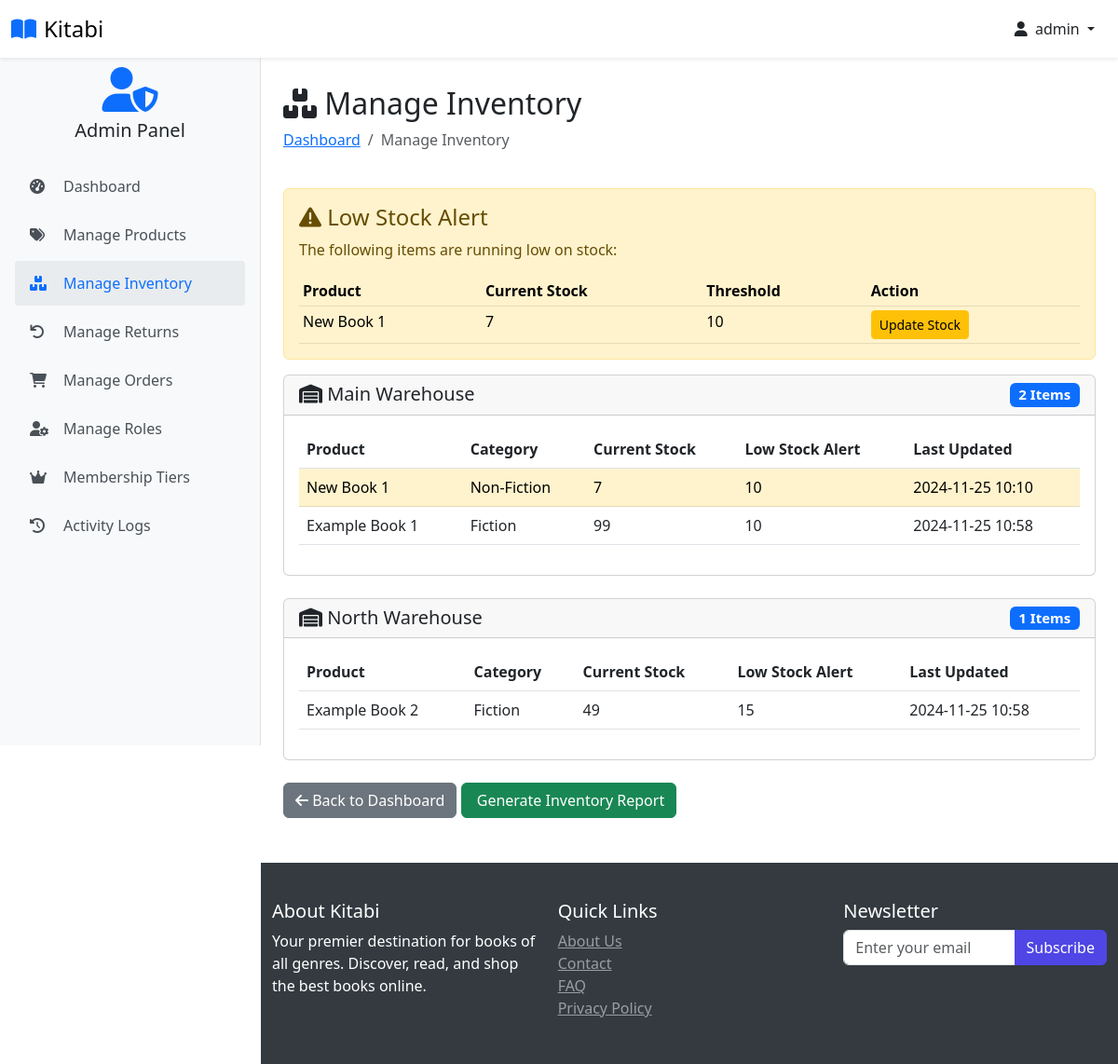
Before: /inventory-management (signed in) with the older database file.
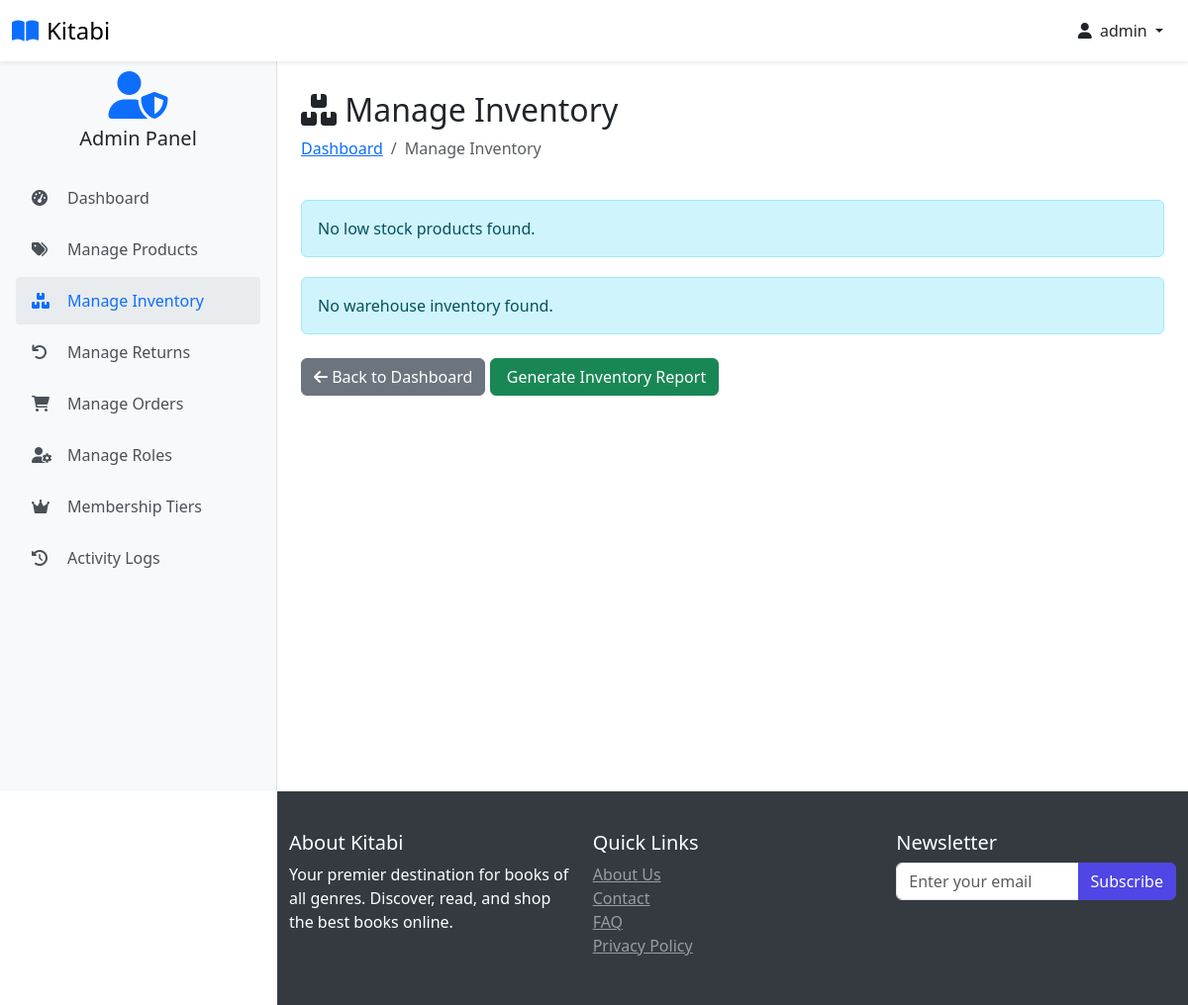
After: the same page with the newer database file.
### website/models.py (models this page shows, shortened)
class Product(db.Model):
    id = db.Column(db.Integer, primary_key=True)
    product_name = db.Column(db.String(100), nullable=False)
    author = db.Column(db.String(100), nullable=False)
    rating = db.Column(db.Float, nullable=False)
    current_price = db.Column(db.Float, nullable=False)
    in_stock = db.Column(db.Integer, nullable=False)
    low_stock_threshold = db.Column(db.Integer, default=10)
    warehouse_location = db.Column(db.String(100), nullable=False, default='Main Warehouse')
    promotion_percentage = db.Column(db.Integer, default=0)
    discounted_price = db.Column(db.Float, nullable=True)
    product_picture = db.Column(db.String(1000), nullable=False)
    flash_sale = db.Column(db.Boolean, default=False)
    date_added = db.Column(db.DateTime, default=datetime.utcnow)
    category_id = db.Column(db.Integer, db.ForeignKey('category.id'), nullable=False)
    subcategory_id = db.Column(db.Integer, db.ForeignKey('sub_category.id'), nullable=False)
    last_stock_update = db.Column(db.DateTime, default=datetime.utcnow)
    returns = db.relationship('Return', foreign_keys='Return.product_link', back_populates='product', lazy=True)
    carts = db.relationship('Cart', back_populates='product', lazy=True)
    orders = db.relationship('Order', back_populates='product', lazy=True)
    stock_history = db.relationship('StockHistory', back_populates='product', lazy=True)
    category = db.relationship('Category', back_populates='products')
    subcategory = db.relationship('SubCategory', back_populates='products')

class Category(db.Model):
    id = db.Column(db.Integer, primary_key=True)
    name = db.Column(db.String(100), nullable=False, unique=True)
    products = db.relationship('Product', back_populates='category', lazy=True)
    subcategories = db.relationship('SubCategory', back_populates='category', lazy=True)

### website/admin.py (the view)
@admin.route('/inventory-management')
@require_role('Super Admin', 'Product Manager')
def inventory_management():
    try:
        products = Product.query.options(
            joinedload(Product.category)
        ).all()
        print(f"Found {len(products)} products")  # Debug print
        low_stock_products = Product.query.filter(
            Product.in_stock <= Product.low_stock_threshold
        ).options(
            joinedload(Product.category)
        ).all()
        print(f"Found {len(low_stock_products)} low stock products")  # Debug print
        warehouse_inventory = {}
        for product in products:
            warehouse_location = product.warehouse_location or 'Main Warehouse'
            if warehouse_location not in warehouse_inventory:
                warehouse_inventory[warehouse_location] = []
            warehouse_inventory[warehouse_location].append(product)
        print(f"Warehouse inventory: {warehouse_inventory.keys()}")  # Debug print
        for warehouse, items in warehouse_inventory.items():
            print(f"Warehouse {warehouse}: {len(items)} items")  # Debug print
        for product in products[:1]:  # Check first product as example
            print(f"""
            Product debug info:
            - Name: {product.product_name}
            - Stock: {product.in_stock}
            - Threshold: {product.low_stock_threshold}
            - Warehouse: {product.warehouse_location}
            - Category: {product.category.name if product.category else 'No category'}
            - Last Update: {product.last_stock_update}
            """)
        return render_template(
            'inventory_management.html',
            products=products,
            low_stock_products=low_stock_products,
            warehouse_inventory=warehouse_inventory
        )
    except Exception as e:
        print(f"Error in inventory management: {str(e)}")  # Debug print
        flash('Error loading inventory management page', 'error')
        return redirect(url_for('admin.admin_page'))

### website/jwt_utils.py (called while the page is built)
def decode_token(token):
    try:
        payload = jwt.decode(token, current_app.config['SECRET_KEY'], algorithms=['HS256'])
        return payload
    except jwt.ExpiredSignatureError:
        return jsonify({'error': 'Token has expired'}), 401
    except jwt.InvalidTokenError:
        return jsonify({'error': 'Invalid token'}), 401

### website/models.py (called while the page is built)
    @property
    def is_admin(self):
        return self.is_admin_val or any(
            role.name in ['Super Admin', 'Product Manager', 'Order Manager']
            for role in self.roles
        )

    def has_permission(self, permission):
        for role in self.roles:
            if permission in (role.permissions or []):
                return True
        return False

### website/templates/inventory_management.html (shortened to what the changed rows need)
{% extends 'base.html' %}
{% block body %}
 <div class="container pt-2">
    <div class="row mb-4">
        <div class="col">
            <h2><i class="fas fa-boxes"></i> Manage Inventory</h2>
        </div>
    </div>
    {% if low_stock_products %}
    <div class="alert alert-warning" role="alert">
        <h4 class="alert-heading"><i class="fas fa-exclamation-triangle"></i> Low Stock Alert</h4>
        <p>The following items are running low on stock:</p>
        <div class="table-responsive">
            <table class="table table-warning table-sm mb-0">
                <thead>
                    <tr>
                        <th>Product</th>
                        <th>Current Stock</th>
                        <th>Threshold</th>
                        <th>Action</th>
                    </tr>
                </thead>
                <tbody>
                    {% for product in low_stock_products %}
                    <tr>
                        <td>{{ product.product_name }}</td>
                        <td>{{ product.in_stock }}</td>
                        <td>{{ product.low_stock_threshold }}</td>
                        <td>
                            <a href="{{ url_for('admin.update_inventory', product_id=product.id) }}"
                               class="btn btn-sm btn-warning">
                                Update Stock
                            </a>
                        </td>
                    </tr>
                    {% endfor %}
                </tbody>
            </table>
        </div>
    </div>
    {% else %}
    <div class="alert alert-info">No low stock products found.</div>
    {% endif %}
    {% if warehouse_inventory %}
        {% for warehouse, items in warehouse_inventory.items() %}
        <div class="card mb-4">
            <div class="card-header">
                <h5 class="mb-0">
                    <i class="fas fa-warehouse"></i> {{ warehouse }}
                    <span class="badge bg-primary float-end">{{ items|length }} Items</span>
                </h5>
            </div>
            <div class="card-body">
                {% if items %}
                <div class="table-responsive">
                    <table class="table table-hover">
                        <thead>
                            <tr>
                                <th>Product</th>
                                <th>Category</th>
                                <th>Current Stock</th>
                                <th>Low Stock Alert</th>
                                <th>Last Updated</th>
                            </tr>
                        </thead>
                        <tbody>
                            {% for product in items %}
                            <tr {% if product.in_stock <= product.low_stock_threshold %}class="table-warning"{% endif %}>
                                <td>{{ product.product_name }}</td>
                                <td>{{ product.category.name if product.category else 'No category' }}</td>
                                <td>{{ product.in_stock }}</td>
                                <td>{{ product.low_stock_threshold }}</td>
                                <td>{{ product.last_stock_update.strftime('%Y-%m-%d %H:%M') if product.last_stock_update else 'Never' }}</td>
                            </tr>
                            {% endfor %}
                        </tbody>
                    </table>
                </div>
                {% else %}
                <p class="text-muted">No items in this warehouse.</p>
                {% endif %}
            </div>
        </div>
        {% endfor %}
    {% else %}
    <div class="alert alert-info">No warehouse inventory found.</div>
    {% endif %}
    <div class="row mt-4 mb-5">
        <div class="col">
        </div>
    </div>
</div>
{% endblock %}

Changed rows visible on the page:
removed Product: product_name "New Book 1", in_stock "7", low_stock_threshold "10", warehouse_location "Main Warehouse", items "2", category "Non-Fiction", last_stock_update "2024-11-25 10:10"
removed Product: product_name "Example Book 1", category "Fiction", in_stock "99", low_stock_threshold "10", last_stock_update "2024-11-25 10:58", shown under "Main Warehouse"
removed Product: warehouse_location "North Warehouse", items "1", product_name "Example Book 2", category "Fiction", in_stock "49", low_stock_threshold "15", last_stock_update "2024-11-25 10:58"
Other visible differences:
text no longer shown: "Low Stock Alert The following items are running low on stock: Product Current Stock Threshold Action"
text now shown: "No low stock products found. No warehouse inventory found."
